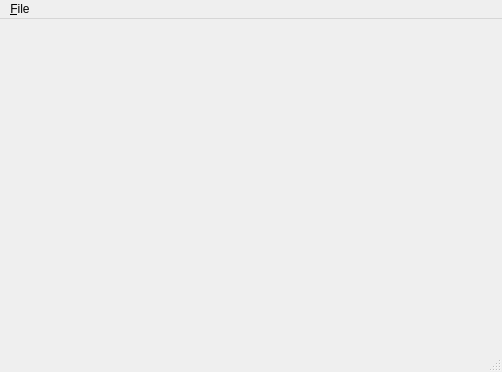
<ui version="4.0" >
 <class>ReportWindowUI</class>
 <widget class="QMainWindow" name="ReportWindowUI" >
  <property name="geometry" >
   <rect>
    <x>0</x>
    <y>0</y>
    <width>502</width>
    <height>372</height>
   </rect>
  </property>
  <property name="windowTitle" >
   <string>MainWindow</string>
  </property>
  <widget class="QWidget" name="centralwidget" />
  <widget class="QMenuBar" name="menubar" >
   <property name="geometry" >
    <rect>
     <x>0</x>
     <y>0</y>
     <width>502</width>
     <height>29</height>
    </rect>
   </property>
   <widget class="QMenu" name="menu_File" >
    <property name="title" >
     <string>&amp;File</string>
    </property>
    <addaction name="mExportSpreadsheetAction" />
    <addaction name="separator" />
    <addaction name="mExitAction" />
   </widget>
   <addaction name="menu_File" />
  </widget>
  <widget class="QStatusBar" name="statusbar" />
  <action name="mExitAction" >
   <property name="text" >
    <string>E&amp;xit</string>
   </property>
  </action>
  <action name="mExportSpreadsheetAction" >
   <property name="text" >
    <string>Export &amp;Spreadsheet</string>
   </property>
  </action>
 </widget>
 <resources/>
 <connections/>
</ui>
